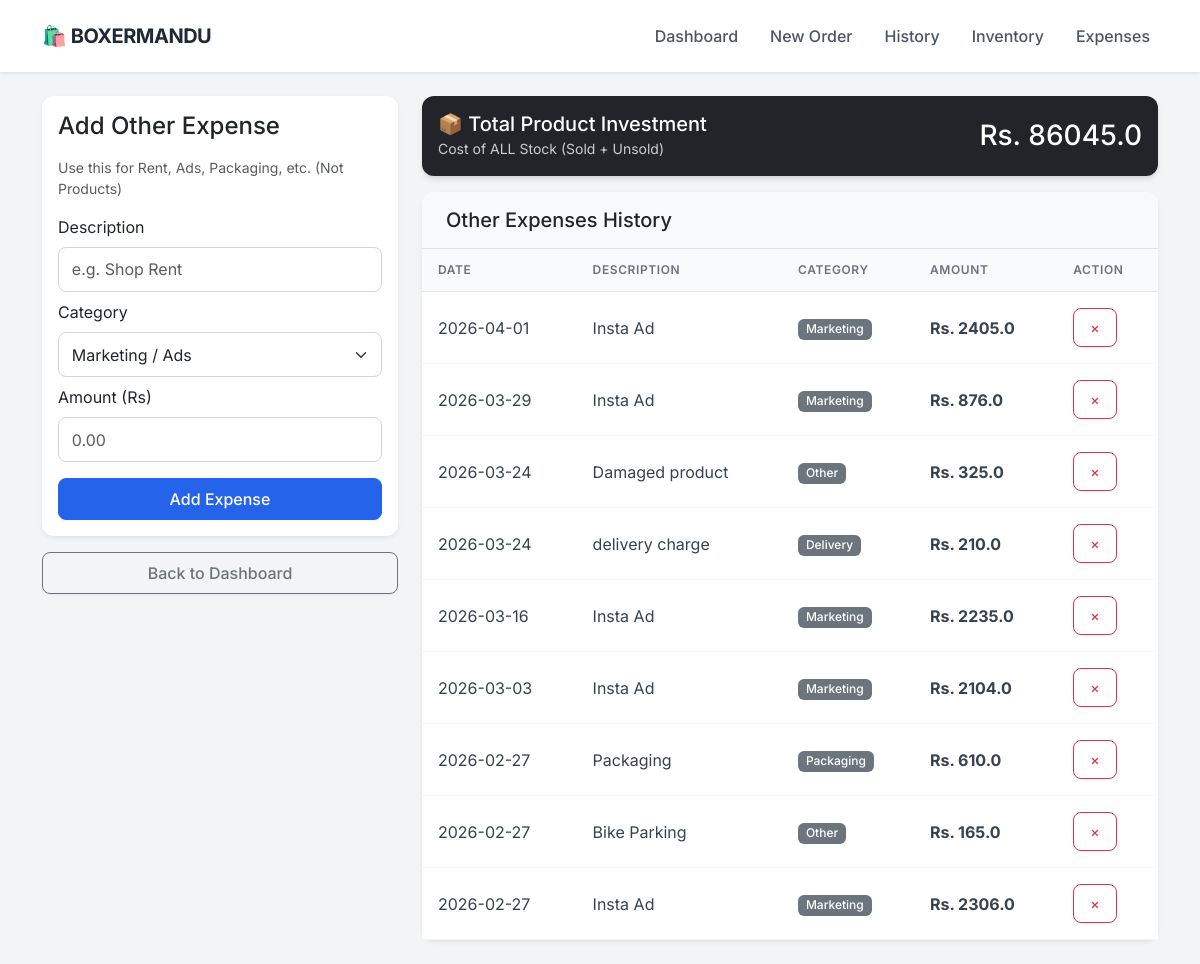
/expenses, run on the app's committed database.
### app.py (models this page shows)
class Expense(db.Model):
    id = db.Column(db.Integer, primary_key=True)
    description = db.Column(db.String(100), nullable=False)
    category = db.Column(db.String(50), nullable=False) # e.g. Rent, Marketing, Packaging
    amount = db.Column(db.Float, nullable=False)
    date = db.Column(db.DateTime, default=datetime.utcnow)

### app.py (the view, shortened to what this page needs)
@app.route('/expenses', methods=['GET', 'POST'])
def expenses():
    all_expenses = Expense.query.order_by(Expense.date.desc()).all()
    inventory_value = 0
    products = Product.query.all()
    for p in products:
        inventory_value += (p.stock * p.cost_price)
    sold_cost = 0
    order_items = OrderItem.query.all()
    for item in order_items:
        product = Product.query.get(item.product_id)
        if product:
            sold_cost += (item.quantity * product.cost_price)
    total_product_expense = inventory_value + sold_cost
    return render_template('expenses.html',
                           expenses=all_expenses,
                           product_expense=total_product_expense)

### templates/expenses.html (shortened to what this page needs)
{% extends "layout.html" %}
{% block content %}
<div class="row">
    <div class="col-md-4">
        <div class="card p-3 mb-3 shadow-sm">
            <h4 class="mb-3">Add Other Expense</h4>
            <p class="text-muted small">Use this for Rent, Ads, Packaging, etc. (Not Products)</p>
            <form method="POST">
                <label class="form-label">Description</label>
                <input type="text" name="description" class="form-control mb-2" placeholder="e.g. Shop Rent" required>
                <label class="form-label">Category</label>
                <select name="category" class="form-select mb-2">
                    <option value="Marketing">Marketing / Ads</option>
                </select>
                <label class="form-label">Amount (Rs)</label>
                <input type="number" name="amount" step="0.01" class="form-control mb-3" placeholder="0.00" required>
                <button type="submit" class="btn btn-primary w-100">Add Expense</button>
            </form>
        </div>
        <a href="/" class="btn btn-outline-secondary w-100">Back to Dashboard</a>
    </div>
    <div class="col-md-8">
        <div class="card text-white bg-dark mb-3">
            <div class="card-body d-flex justify-content-between align-items-center">
                <div>
                    <h5 class="mb-0">📦 Total Product Investment</h5>
                    <small style="color: #ccc;">Cost of ALL Stock (Sold + Unsold)</small>
                </div>
                <h3 class="mb-0">Rs. {{ product_expense }}</h3>
            </div>
        </div>
        <div class="card shadow-sm">
            <div class="card-header bg-light border-bottom">
                <h5 class="mb-0">Other Expenses History</h5>
            </div>
            <div class="table-responsive">
                <table class="table table-hover mb-0 align-middle">
                    <thead class="table-light">
                        <tr>
                            <th>Date</th>
                            <th>Description</th>
                            <th>Category</th>
                            <th>Amount</th>
                            <th>Action</th>
                        </tr>
                    </thead>
                    <tbody>
                        {% for exp in expenses %}
                        <tr>
                            <td>{{ exp.date.strftime('%Y-%m-%d') }}</td>
                            <td>{{ exp.description }}</td>
                            <td><span class="badge bg-secondary">{{ exp.category }}</span></td>
                            <td class="fw-bold">Rs. {{ exp.amount }}</td>
                            <td>
                                <a href="/delete_expense/{{ exp.id }}" class="btn btn-sm btn-outline-danger" onclick="return confirm('Delete this expense?')">×</a>
                            </td>
                        </tr>
                        {% else %}
                        <tr>
                            <td colspan="5" class="text-center text-muted py-4">No other expenses added yet.</td>
                        </tr>
                        {% endfor %}
                    </tbody>
                </table>
            </div>
        </div>
    </div>
</div>
{% endblock %}

### templates/layout.html (style rules this page uses)
:root { --primary-color: #2563eb; --bg-color: #f3f4f6; --text-dark: #1f2937; --card-shadow: 0 4px 6px -1px rgba(0, 0, 0, 0.1), 0 2px 4px -1px rgba(0, 0, 0, 0.06); }
body { font-family: 'Inter', sans-serif; background-color: var(--bg-color); color: var(--text-dark); }
.card { border: none; border-radius: 12px; box-shadow: var(--card-shadow); background: #ffffff; transition: transform 0.2s; }
.card-header { background-color: #ffffff; border-bottom: 1px solid #f3f4f6; font-weight: 600; padding: 1rem 1.5rem; border-radius: 12px 12px 0 0 !important; }
.btn { border-radius: 8px; font-weight: 500; padding: 0.5rem 1rem; box-shadow: 0 1px 2px 0 rgba(0, 0, 0, 0.05); }
.btn-primary { background-color: var(--primary-color); border-color: var(--primary-color); }
.table { margin-bottom: 0; }
.table thead th { background-color: #f9fafb; color: #6b7280; font-size: 0.75rem; text-transform: uppercase; letter-spacing: 0.05em; font-weight: 600; border-bottom: 1px solid #e5e7eb; padding: 0.75rem 1rem; }
.table tbody td { padding: 1rem 1rem; vertical-align: middle; color: #374151; border-bottom: 1px solid #f3f4f6; }
.badge { padding: 0.35em 0.65em; font-weight: 500; border-radius: 6px; }
.form-control, .form-select { border-radius: 8px; border: 1px solid #d1d5db; padding: 0.6rem 0.8rem; }

### data on the page
Expense: date "2026-04-01", description "Insta Ad", category "Marketing", amount "2405.0"
Expense: date "2026-03-29", description "Insta Ad", category "Marketing", amount "876.0"
Expense: date "2026-03-24", description "Damaged product", category "Other", amount "325.0"
Expense: date "2026-03-24", description "delivery charge", category "Delivery", amount "210.0"
Expense: date "2026-03-16", description "Insta Ad", category "Marketing", amount "2235.0"
Expense: date "2026-03-03", description "Insta Ad", category "Marketing", amount "2104.0"
Expense: date "2026-02-27", description "Packaging", category "Packaging", amount "610.0"
Expense: date "2026-02-27", description "Bike Parking", category "Other", amount "165.0"
Expense: date "2026-02-27", description "Insta Ad", category "Marketing", amount "2306.0"

### other printed values
{{ product_expense }} "86045.0"
